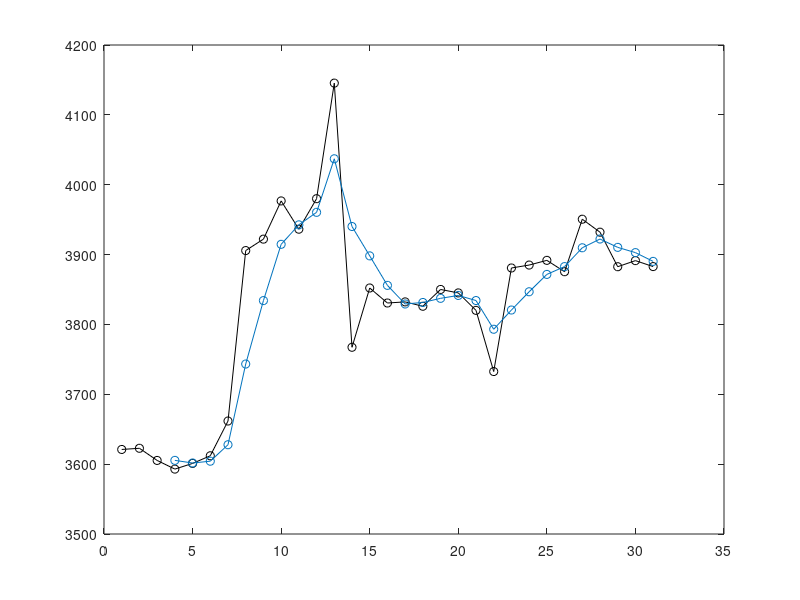

MATLAB code to generate this figure: (Note: this script raises an error after producing the figure.)

      close all
      
%bc = webread('https://api.coindesk.com/v1/bpi/historical/close.json');
%data = jsondecode(bc);
load bitcoindata
v = struct2cell(data.bpi);
v = cat(1,v{:});
plot(v,'-ko')
w = [4 3 2 1];
for i = 4:31
    z(i) = (w(1)*v(i) + w(2)*v(i-1) + w(3)*v(i-2) + w(4)*v(i-3)) / sum(w);
end
z(1:3) = NaN;  % not a number
hold on, plot(z,'-o')
					
      if length(get(0,'children')) > 0
        set(gcf,'paperpos',[0 0 5 2.75])
        print -dsvg so_conv_bitcoin3.svg
      end
      
      
